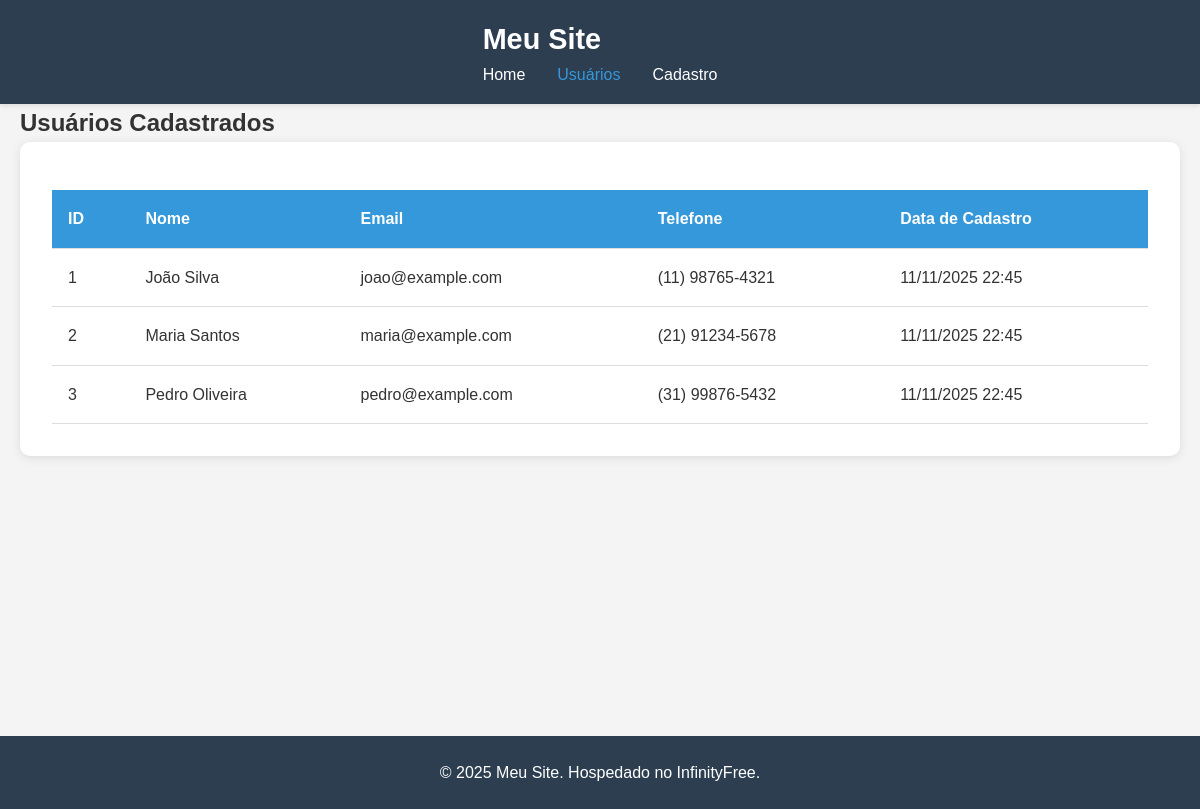
The app's page /usuarios.php with its own data.
### tables this page shows
CREATE TABLE IF NOT EXISTS usuarios (
    id INT(11) AUTO_INCREMENT PRIMARY KEY,
    nome VARCHAR(100) NOT NULL,
    email VARCHAR(100) NOT NULL UNIQUE,
    telefone VARCHAR(20),
    data_cadastro TIMESTAMP DEFAULT CURRENT_TIMESTAMP,
    ativo TINYINT(1) DEFAULT 1,
    INDEX idx_email (email),
    INDEX idx_ativo (ativo)
);

### usuarios.php (the view, shortened to what this page needs)
<?php
$conn = conectarBanco();
$sql = "SELECT * FROM usuarios WHERE ativo = 1 ORDER BY data_cadastro DESC";
$resultado = $conn->query($sql);
?>
<!DOCTYPE html>
<html lang="pt-BR">
<head>
    <link rel="stylesheet" href="assets/style.css">
</head>
<body>
    <header>
        <nav>
            <div class="container">
                <h1>Meu Site</h1>
                <ul>
                    <li><a href="index.php">Home</a></li>
                    <li><a href="usuarios.php" class="active">Usuários</a></li>
                    <li><a href="cadastro.php">Cadastro</a></li>
                </ul>
            </div>
        </nav>
    </header>
    <main class="container">
        <h2>Usuários Cadastrados</h2>
        <div class="table-container">
            <table>
                <thead>
                    <tr>
                        <th>ID</th>
                        <th>Nome</th>
                        <th>Email</th>
                        <th>Telefone</th>
                        <th>Data de Cadastro</th>
                    </tr>
                </thead>
                <tbody>
                    <?php if ($resultado && $resultado->num_rows > 0): ?>
                        <?php while($usuario = $resultado->fetch_assoc()): ?>
                            <tr>
                                <td><?php echo $usuario['id']; ?></td>
                                <td><?php echo htmlspecialchars($usuario['nome']); ?></td>
                                <td><?php echo htmlspecialchars($usuario['email']); ?></td>
                                <td><?php echo htmlspecialchars($usuario['telefone']); ?></td>
                                <td><?php echo date('d/m/Y H:i', strtotime($usuario['data_cadastro'])); ?></td>
                            </tr>
                        <?php endwhile; ?>
                    <?php else: ?>
                        <tr>
                            <td colspan="5" style="text-align: center;">Nenhum usuário encontrado</td>
                        </tr>
                    <?php endif; ?>
                </tbody>
            </table>
        </div>
    </main>
    <footer>
        <div class="container">
            <p>&copy; 2025 Meu Site. Hospedado no InfinityFree.</p>
        </div>
    </footer>
</body>
</html>

### assets/style.css (style rules this page uses)
* { margin: 0; padding: 0; box-sizing: border-box; }
body { font-family: Arial, sans-serif; line-height: 1.6; color: #333; background-color: #f4f4f4; }
.container { max-width: 1200px; margin: 0 auto; padding: 0 20px; }
header { background-color: #2c3e50; color: white; padding: 1rem 0; box-shadow: 0 2px 5px rgba(0, 0, 0, 0.1); }
header nav { display: flex; justify-content: space-between; align-items: center; }
header h1 { font-size: 1.8rem; }
header ul { list-style: none; display: flex; gap: 2rem; }
header a { color: white; text-decoration: none; transition: color 0.3s; }
header a:hover, header a.active { color: #3498db; }
main { min-height: calc(100vh - 200px); padding: 2rem 0; }
.table-container { background: white; padding: 2rem; border-radius: 10px; box-shadow: 0 2px 10px rgba(0, 0, 0, 0.1); overflow-x: auto; }
table { width: 100%; border-collapse: collapse; margin-top: 1rem; }
th, td { padding: 1rem; text-align: left; border-bottom: 1px solid #ddd; }
th { background-color: #3498db; color: white; font-weight: bold; }
footer { background-color: #2c3e50; color: white; text-align: center; padding: 1.5rem 0; margin-top: 2rem; }

### records on screen
usuarios: id "1", nome "João Silva", email "joao@example.com", telefone "(11) 98765-4321", data_cadastro "11/11/2025 22:45"
usuarios: id "2", nome "Maria Santos", email "maria@example.com", telefone "(21) 91234-5678", data_cadastro "11/11/2025 22:45"
usuarios: id "3", nome "Pedro Oliveira", email "pedro@example.com", telefone "(31) 99876-5432", data_cadastro "11/11/2025 22:45"
